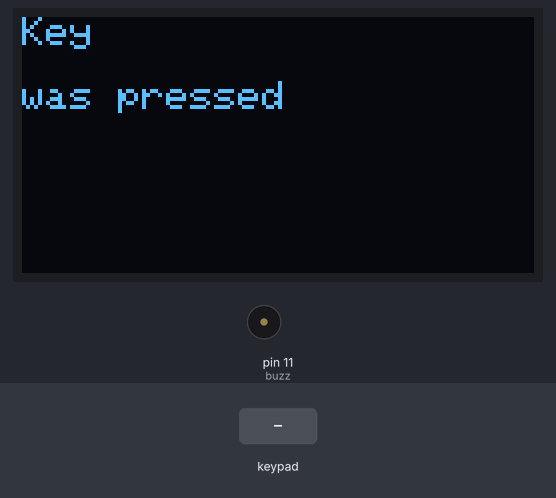
Bench run of a sketch on a simulated Arduino Uno, built with avr-gcc and run on an emulated ATmega328P. Shown: 128×64 one-colour display, buzzer (waves = sounding, pin HIGH). The inputs (shaded band) are chosen by the test bench. What the sketch prints to the serial monitor is not drawn.

Above: at 1.2 s.
1.3 s: key '*' pressed
At 1.55 s:
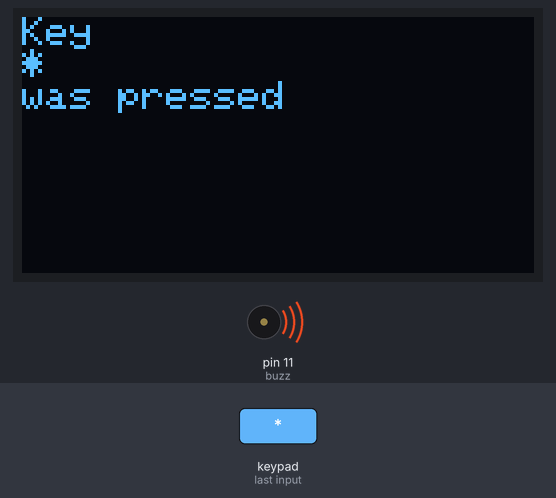
3.1 s: keypad keys 6 7 8 9 # pressed 0.4 s apart
At 5.44 s:
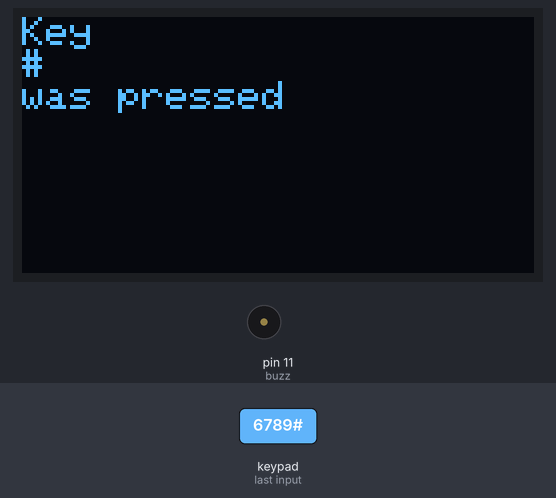
6.8 s: key 'A' pressed
At 6.98 s:
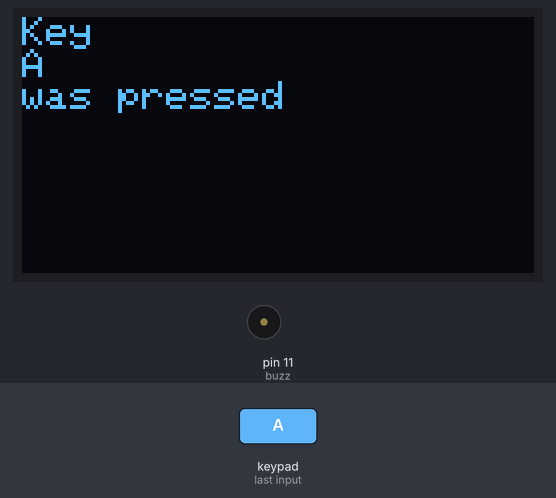
8.5 s: keypad keys 2 3 4 5 D pressed 0.4 s apart
At 10.71 s:
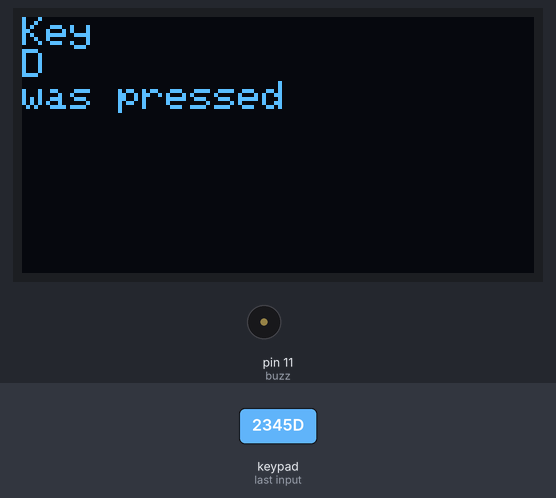
12.1 s: key 'B' pressed
13.8 s: key 'C' pressed
Timing chart, 0 to 16.4 s (numbered marks = the images above; inputs shaded):
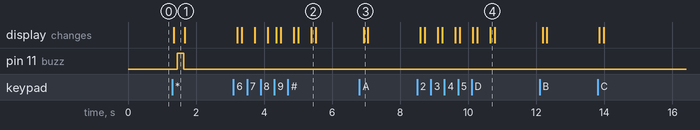

The sketch:

Week3-HW.ino
```cpp
#include<Keypad.h>

const byte rows = 4; //4 rows
const byte columns = 4; //4 columns
char keys[rows][columns] = {
   {'1', '2', '3', 'A'},
   {'4', '5', '6', 'B'},
   {'7', '8', '9', 'C'},
   {'*', '0', '#', 'D'}
  };

    byte rowPINS[rows] = {2, 3, 4, 5};
    byte colPINS[columns] = {6, 7, 8, 9};

    Keypad keypad = Keypad( makeKeymap(keys), rowPINS, colPINS, rows, columns );
int buzz = 11;
int colour = 13;

#include <Adafruit_SSD1306.h>
#define sensor A0
#define OLED_RESET 4
Adafruit_SSD1306 display(OLED_RESET);

void setup() {
  // put your setup code here, to run once:
    Serial.begin(9600);
    pinMode(buzz, OUTPUT);
    display.begin(SSD1306_SWITCHCAPVCC, 0x3C);
}

void loop() {
  // put your main code here, to run repeatedly:
   display.clearDisplay();
   display.setTextSize(1);
   display.setTextColor(WHITE);
   display.setCursor(0,0);

    char key = keypad.getKey(); //print the pressed key
    display.println("Key");
    display.println(key);
    display.println("was pressed");
    display.display();
    delay(100);

    //for key *
    if (key == '*'){
      Serial.println("Key *");
      digitalWrite(buzz, HIGH);
      delay(200);
      digitalWrite(buzz, LOW);
    }
    //for key 7
    if (key == '7'){
      Serial.println("Key 7");
      digitalWrite(colour, HIGH);
      delay(250);
      digitalWrite(colour, LOW);
    }
}
```

Measured:
- after the input at 1.3 s, pin 11 (buzz): LOW → HIGH after 0.14 s, → LOW 0.20 s later; the display: changes at once (image 1)
- after the input at 3.1 s, the display: first changes after 0.11 s (image 2 shows a later state)
- after the input at 6.8 s, the display: changes after 0.13 s (image 3)
- after the input at 8.5 s, the display: first changes after 0.09 s (image 4 shows a later state)
